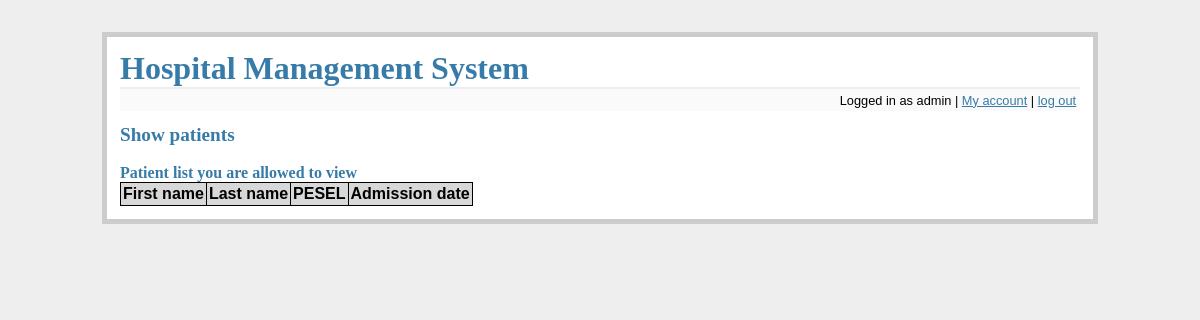
Page /show_patients (signed in) on the earlier database version.
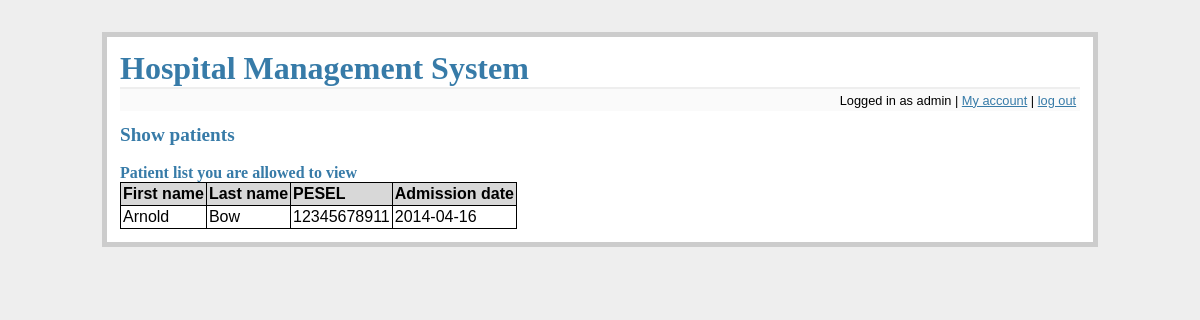
Same page on the later database version.
### tables this page shows
CREATE TABLE patients (
    pesel integer primary key,
    fname text not null,
    lname text not null,
    birth date not null
);

CREATE TABLE files (
    id integer primary key autoincrement,
    patient_pesel integer not null,
    admission_d date not null,
    discharge_d date,
    
    foreign key(patient_pesel) references patients(pesel)
);

### flaskr.py (the view)
@app.route('/show_patients', methods=['GET'])
def show_patients():
    error = None
    db = get_db()
    position = get_position(db, session['username'])
    if 'logged_in' not in session or not session['logged_in'] or position not in ['Admin', 'Head physician', 'Doctor']:
        flash('You do not have rights to access this part of website')
        return redirect(url_for('main_screen'))
    if position in ['Admin', 'Head physician']:
        cur = db.execute('select p.fname, p.lname, p.pesel, f.admission_d from files f join patients p on f.patient_pesel = p.pesel where f.discharge_d is null')
    else:
        cur = db.execute('select p.fname, p.lname, p.pesel, f.admission_d from patients p join files f on p.pesel = f.patient_pesel join assignments a on a.fil_id = f.id join employees e on e.login = a.employee_id where e.login = ? and f.discharge_d is null', [session['username']])
    patients = cur.fetchall()
    return render_template('show_patients.html', patients=patients)

### flaskr.py (called while the page is built)
def connect_db():
    rv = sqlite3.connect(app.config['DATABASE'])
    rv.row_factory = sqlite3.Row
    return rv

def get_db():
    if not hasattr(g, 'sqlite_db'):
        g.sqlite_db = connect_db()
    return g.sqlite_db

### tools.py (called while the page is built)
def get_position(db, user):
    cur = db.execute('select p.name from employees as e join positions as p on e.position_id = p.id where e.login = ?', [user])
    res = cur.fetchone()
    return res[0] if res else None

### templates/show_patients.html
{% extends "layout.html" %}
{% block body %}
    <h2>Show patients</h2>
  <br/>
  <h3>Patient list you are allowed to view</h3>
  <table class=dbtable>
  <tr><td>First name<td>Last name<td>PESEL<td>Admission date
  {% for row in patients %}
  <tr>
      {% for d in row %}
          <td>{{ d }}
      {% endfor %}
  </tr>
  {% endfor %}
  </table>
{% endblock %}

Differences in the rows shown:
added files: admission_d "2014-04-16"
added patients: fname "Arnold", lname "Bow", pesel "12345678911"
